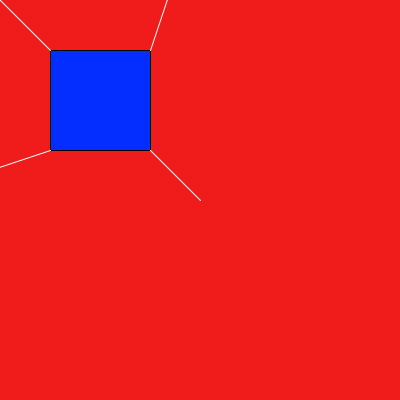
Frame 1 (no input)
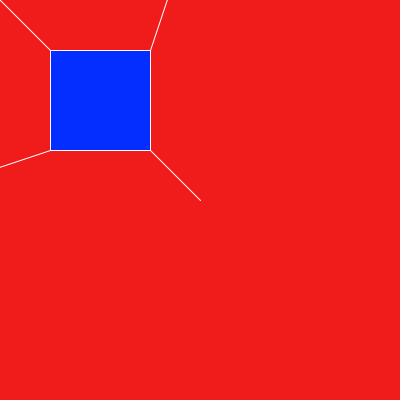
Frame 60 (the mouse pressed at the canvas centre just before this capture)
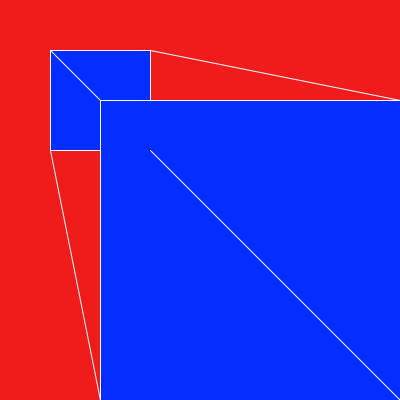
Frame 120 (the mouse held since frame 60 and released just before this capture)

The Processing sketch that drew these frames (run headless with seeded random() and noise(); from frame 60 on, the mouse is pressed at the canvas centre):

// Processing sketch: processing_112596
// ── processing_112596.pde

void setup(){
  size (400,400);
  background(240,27,27);
}

void draw(){
 background(240,27,27);
 //noStroke();
 fill(3,46,255);
 rect(50,50,100,100);
 stroke(255,255,255);
 rect(mouseX-100,mouseY-100,mouseX+100,mouseY+100);
 line(50,50,mouseX-100,mouseY-100);
 line(150,50,mouseX+200,mouseY-100);
 line(50,150,mouseX-100,mouseY+200);
 line(150,150,mouseX+200,mouseY+200);
 }
